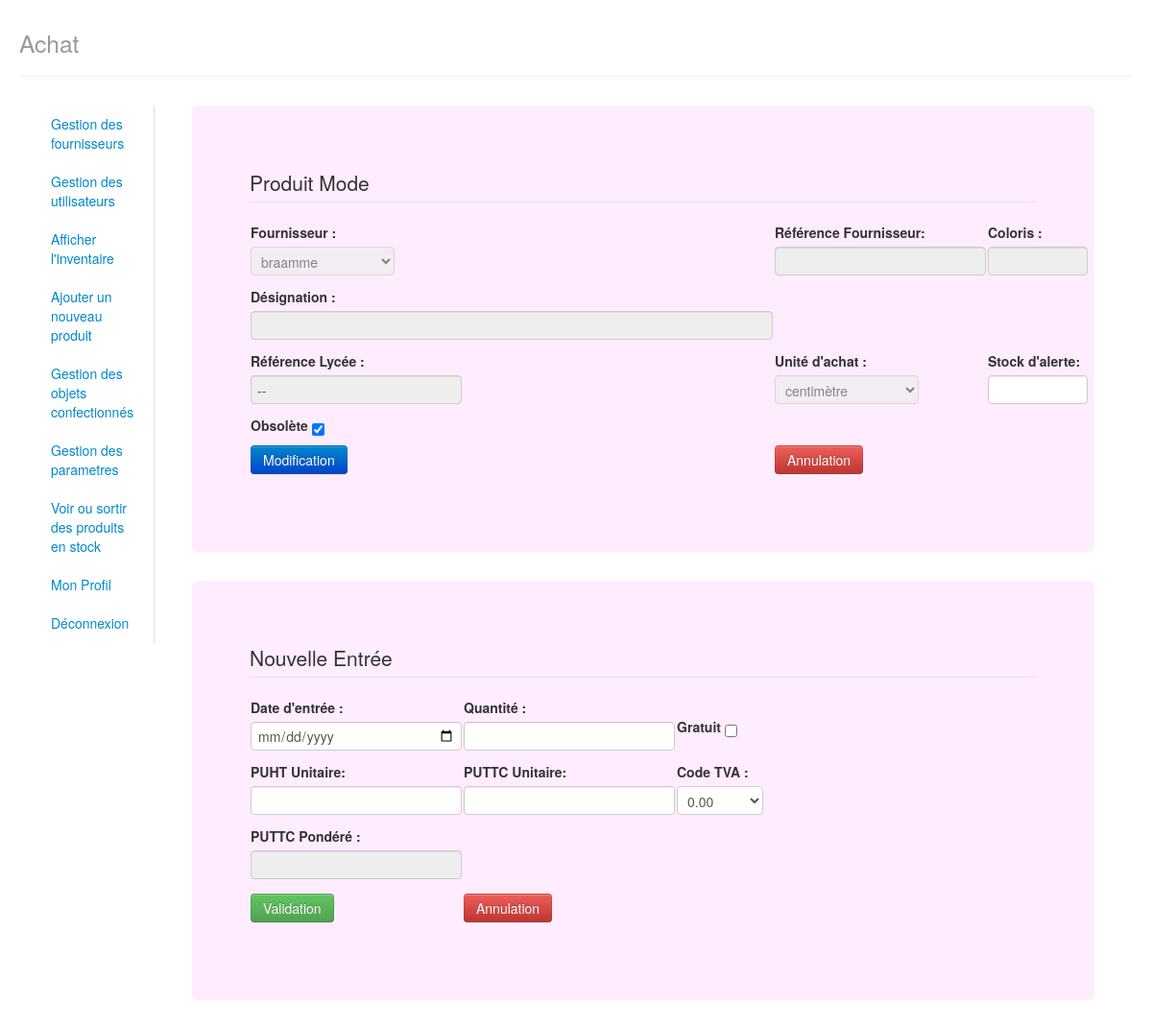
Screenshot of /newProduit2.php (signed in) with the database file from the repository.
### tables this page shows
CREATE TABLE IF NOT EXISTS `menu` (
  `Idtype` int(3) NOT NULL,
  `IdLien` int(3) NOT NULL,
  PRIMARY KEY (`Idtype`,`IdLien`),
  KEY `IdLien` (`IdLien`)
);

CREATE TABLE IF NOT EXISTS `lien` (
  `Id` int(3) NOT NULL AUTO_INCREMENT,
  `Adresse` char(30) NOT NULL,
  `Details` char(60) NOT NULL,
  PRIMARY KEY (`Id`)
);

### connexion.php (called while the page is built, shortened)
<?php
function connexion_base($annee)
{
    try
    {
        $bdd = new PDO('mysql:host=localhost;dbname='.$annee.'','root','') or die(print_r($bdd->errorInfo()));
        $bdd->setAttribute(PDO::ATTR_ERRMODE, PDO::ERRMODE_EXCEPTION);
        $bdd->exec('SET NAMES utf8');
        return $bdd;
    }
    catch(Exception $e)
    {
        die('erreur: ' . $e->getMessage());
    }
}
?>

### menu.class.php (called while the page is built, shortened)
<?php
class Menu
{
    private  static $bdd;
    function __construct()
    {
        Menu::$bdd=connexion_base($_SESSION['annee']);
        Menu::$bdd->query("SET CHARACTER SET utf8");
    }
    function affiche_menu()
    {
        $req="SELECT * From typeuser INNER JOIN menu ON typeuser.Id=menu.Idtype INNER JOIN lien ON menu.IdLien=lien.Id WHERE typeuser.Id=".$_SESSION['type'].";" ;
        $rs = Menu::$bdd->query($req);
        return $result = $rs->fetchAll();
    }
}
?>

### newProduit2.php (the view, shortened to what this page needs)
<!DOCTYPE html>
<?php
include('Produit.class.php');
$Produit = new Produit();
?>
<html>
    <head>
              <link rel="stylesheet"   media="screen" href="css/bootstrap-responsive.min.css">
        <link rel="stylesheet"   media="screen" href="css/bootstrap.min.css">
        <link rel="stylesheet" media="print" href="css/print.css" type="text/css">
    </head>
    <body>
        <div class="container-fluid">
            <div class="page-header">
                <h1><small>Achat</small></h1>
            </div>
            <?php include('Menu.php');?>
            <div class="span12">
                <div class="tab-content">
                    <div class="tab-pane active">
                        <div class="hero-unit" style="background-color: #FFECFF">
                            <div class="row-fluid">
                                <legend>Produit Mode</legend>
                                <?php $idlien = $value["RefFournisseur"]; ?>
                                <?php $idid = $value["Id"]; ?>
                                <?php $ididid = "2"; ?>
                                <?php $lienN = "newProduit1.php?num=$idlien&id=$idid&$ididid"; ?>
                                <form method="POST" action="<?php echo $lienN ?>">
                                    <table style="border:none;">
                                        <thead>
                                            <tr>
                                                <td>
                                                    <label for="Fournisseurs"><b>Fournisseur :</b></label>
                                                    <select name = "Fournisseurs" class="input-medium" disabled id="Fournisseurs">
                                                    <?php
                                                        $tab1 = $Produit->ListeFournisseurs();
                                                        foreach ($tab1 as $valeur1)
                                                        {
                                                            echo "<option value=".$valeur1['Id']." ";
                                                            if(!empty($_GET)){$val=$value['IdFour'];}
                                                            else {$val= $_POST['Fournisseurs'];}
                                                            if(  $val== $valeur1['Id'])
                                                            {
                                                                echo "selected";
                                                            }
                                                            echo "> ".$valeur1['Nom']."</option>";
                                                        }
                                                    ?>
                                                    </select>
                                                </td>
                                                <td>
                                                    <label for="RefFournisseur"><b>Référence Fournisseur:</b></label>
                                                    <input type="text" name="RefFournisseurs" disabled id="RefFournisseurs" value='<?php if(!empty($_GET)){ echo $RefFournisseur;} else {echo $_POST['RefFournisseurs'];}?>'>
                                                </td>
                                                <td>
                                                    <label for="Coloris"><b>Coloris :</b></label>
                                                    <input type="text" name="Coloris" id="Coloris" disabled class="input-small" value='<?php if(!empty($_GET)){echo $value['Coloris'];;} else {echo $_POST['Coloris'];}?>'>
                                                </td>
                                            <tr>
                                                <td>
                                                    <label for="Désignation"><b>Désignation :</b></label>
                                                    <input type="text" name="Designation" class="input-xxlarge" disabled id="Designation" value='<?php if(!empty($_GET)){echo $value['Designation'];} else {echo $_POST['Designation'];}?>'>
                                                </td>
                                            </tr>
                                            <tr>
                                                <td>
                                                    <label for="RéfLycee" ><b>Référence Lycée :</b></label>
                                                    <input type="text" name="RefLycee" id="RefLycee"  disabled value='<?php $Produit->ChampsRefLycee($Noma, $RefFournisseur, $Colorisa); ?>'>
                                                </td>
                                            <td>
                                                <label for="UniteAchat"><b>Unité d'achat :</b></label>
                                                <select name = "UniteAchat" id="UniteAchat" disabled class="input-medium">
                                                            <?php
                                                        $tab1 = $Produit->ListeUniteAchat();
                                                        foreach ($tab1 as $valeur1)
                                                        {
                                                            echo "<option value=".$valeur1['Id']." ";
                                                            if(!empty($_GET)){$val =$value["uniteId"];} else {$val= $_POST['UniteAchat'];}
                                                            if($val == $valeur1["Id"])
                                                            {
                                                                echo "selected";
                                                            }
                                                            echo "> ".$valeur1["Details"]."</option>";
                                                        }
                                                    ?>
                                                </select>
                                            </td>
                                            <td>
                                                <label for="StockAlerte"><b>Stock d'alerte:</b></label>
                                                <input type="text" name="StockAlerte" class="input-small" id="StockAlerte" value='<?php if(!empty($_GET)){echo $value['StockAlerte'];} else {echo $_POST['StockAlerte'];}?>'>
                                            </td>
                                            <tr>
                                                <td>
                                                    <?php
                                                    if(!empty($_GET)){$val=$value["Obselete"];} else {$val= $_POST['obselete'];}
                                                   ?>
                                                    <label for="Obsolete"> <b>Obsolète </b> <input type="checkbox" name="obselete" id="obselete" <?php if( $val != 1){ echo "checked";} ?> </label>
                                                </td>
                                            </tr>
                                            <tr>
                                                <td>
                                                    <button type="submit" class="btn btn-primary" value="envoyer" name="action" onClick="return confirm('Etes-vous sûr?');">Modification</button>
                                                </td>
                                                <td>
                                                    <button type="reset" class="btn btn-danger" value="reset" name="reset">Annulation</button>
                                                </td>
                                            </tr>
                                        </thead>
                                    </table>
                                </form>
                            </div>
                        </div>
                    </div>
                </div>
                <div class="tab-content">
                    <div class="tab-pane active">
                        <div class="hero-unit" style="background-color: #FFECFF">
                            <div class="row-fluid">
                                <legend>Nouvelle Entrée</legend>
                                <form method="POST" action="newProduit.php" name="form">
                                    <table style="border:none;">
                                        <thead>
                                            <tr>
                                                <td>
                                                    <label for="DateEntree"><b>Date d'entrée :</b></label>
                                                    <input type="date" name="DateEntree" id="DateEntree" required="" >
                                                </td>
                                                <td>
                                                    <label for="Quantite"><b>Quantité :</b></label>
                                                    <input type="text" name="Quantite" id="Quantite" required="">
                                                </td>
                                                <td>
                                                   <label for="Gratuit"> <b>Gratuit</b>
                                                    <input type="checkbox" name="chkb_1" id ="chkb_1"
                                                    onClick="GereControle('chkb_1', 'PUHT', 'PUTTC', 'CodeTVA', '0');">
                                                    </label>
                                                </td>
                                            </tr>
                                            <tr>
                                                <td>
                                                    <label for="PUHT"><b>PUHT Unitaire:</b></label>
                                                    <input type="text" name="PUHT" id="PUHT">
                                                </td>
                                                <td>
                                                    <label for="PUTTC"><b>PUTTC Unitaire:</b></label>
                                                    <input type="text" name="PUTTC" id="PUTTC">
                                                </td>
                                                <td>
                                                    <label for="CodeTVA"><b>Code TVA :</b></label>
                                                    <select name = "CodeTVA" class="input-small" id="CodeTVA" >
                                                    <?php
                                                        $tab1 = $Produit->ListeTVA();
                                                        foreach ($tab1 as $valeur1)
                                                        {
                                                          echo "<option value=".$valeur1['Id']." ";
                                                          if($val == $valeur1["Id"])
                                                          {
                                                              echo "selected";
                                                          }
                                                          echo "> ".$valeur1["Taux"]."</option>";
                                                        }
                                                    ?>
                                                    </select>
                                                </td>
                                            </tr>
                                            <tr>
                                                <td>
                                                    <label for="PUTTCPondere"><b>PUTTC Pondéré :</b></label>
                                                    <input type="text" name="PUTTCPondere" id="PUTTCPondere" disabled>
                                                </td>
                                            </tr>
                                            <tr>
                                                <td>
                                                    <button type="submit" class="btn btn-success" value="envoyer1" name="action1" onClick="return confirm('Etes-vous sûr?');">Validation</button>
                                                </td>
                                                <td>
                                                    <button type="reset" class="btn btn-danger" value="reset" name="reset">Annulation</button>
                                                </td>
                                            </tr>
                                        </thead>
                                    </table>
                                </form>
                            </div>
                        </div>
                    </div>
                </div>
            </div>
        </div>
    </body>
</html>

### Menu.php (shortened to what this page needs)
<!DOCTYPE html>
<?php
include('menu.class.php');
?>
        <div class="menu">
<div class="span2 tabbable tabs-left full-height">
    <ul class='nav nav-tabs full-height' id="TabModal">
                    <?php
                    $page= pathinfo($_SERVER['PHP_SELF']);
                    $menu=new Menu();
                    $lesMenus=$menu->affiche_menu();
                    foreach ($lesMenus as $UnMenu)
                     {
                        ?><li <?php if($page['basename']==$UnMenu['Adresse']) {echo "class='active'";}?>><a href="<?php echo $UnMenu['Adresse']?>"><?php echo $UnMenu['Details']?></a></li>
                        <?php
                     }?>
                        <li><a href="deconnexion.php">Déconnexion</a></li>
    </ul>
</div>
        </div>

### rows the page displays
menu: IdLien.Details "Gestion des fournisseurs"
menu: IdLien.Details "Gestion des utilisateurs"
menu: IdLien.Details "Afficher l'inventaire"
menu: IdLien.Details "Ajouter un nouveau produit"
menu: IdLien.Details "Gestion des objets confectionnés"
menu: IdLien.Details "Gestion des parametres"
menu: IdLien.Details "Voir ou sortir des produits en stock"
menu: IdLien.Details "Mon Profil"

### other values shown
form field Fournisseurs "braamme"
form field UniteAchat "centimètre"
form field CodeTVA "0.00"
